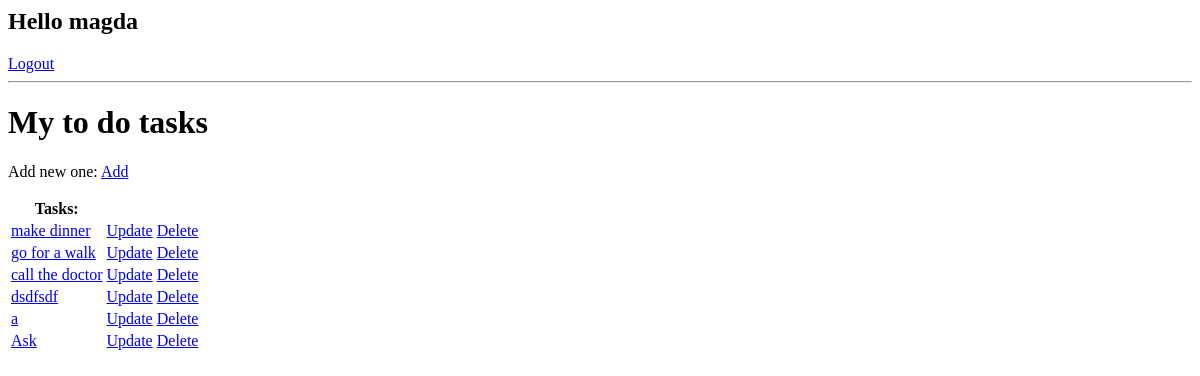
The app's page / (signed in), older data.
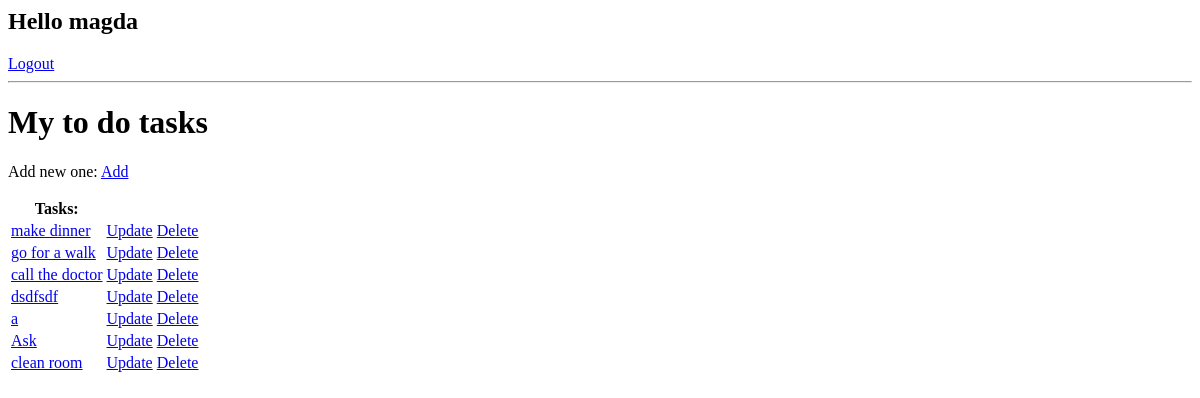
The same page, newer data.
### tasks/models.py (models this page shows, shortened)
class Task(models.Model):
    user = models.ForeignKey(User, on_delete=models.CASCADE)
    title = models.CharField(max_length=250)
    description = models.TextField(blank=True)
    completed = models.BooleanField(default=False)
    created = models.DateTimeField(auto_now_add=True)

### tasks/views.py (the view)
# urls.py: path('', views.TaskList.as_view(), name='tasks'),
class TaskList(LoginRequiredMixin, ListView):
    model = Task
    template_name = 'tasks/tasks.html'
    context_object_name = 'tasks'
    def get_context_data(self, **kwargs) -> dict[str, Any]:
        context = super().get_context_data(**kwargs)
        context['tasks'] = context['tasks'].filter(user=self.request.user)
        context['count'] = context['tasks'].filter(completed=False).count()
        return context

### tasks/templates/tasks/tasks.html
{% if request.user.is_authenticated %}
    <h2>Hello {{request.user}} </h2>
    <a href="{% url 'logout' %}">Logout</a>
{% else %}
    <a href="{% url 'login' %}">Login</a>
{% endif %}
<hr>
<h1>My to do tasks {{task.count}}</h1>
<p>Add new one: <a href="{% url 'create-task' %}">Add</a></p>
{% if tasks %}
    <table>
        <tr>
            <th>Tasks:</th>
        </tr>
        {% for task in tasks %}
        <tr>
            <td><a href="{% url 'task' task.id %}">{{task.title}}</a></td>
            <td><a href="{% url 'update-task' task.id %}">Update</a></td>
            <td><a href="{% url 'delete-task' task.id %}">Delete</a></td>
        {% endfor %}
    </table>
{% else %}
<p>No tasks to do!</p>
{% endif %}

Row changes from the older to the newer data that the page shows:
added Task: title "clean room"
